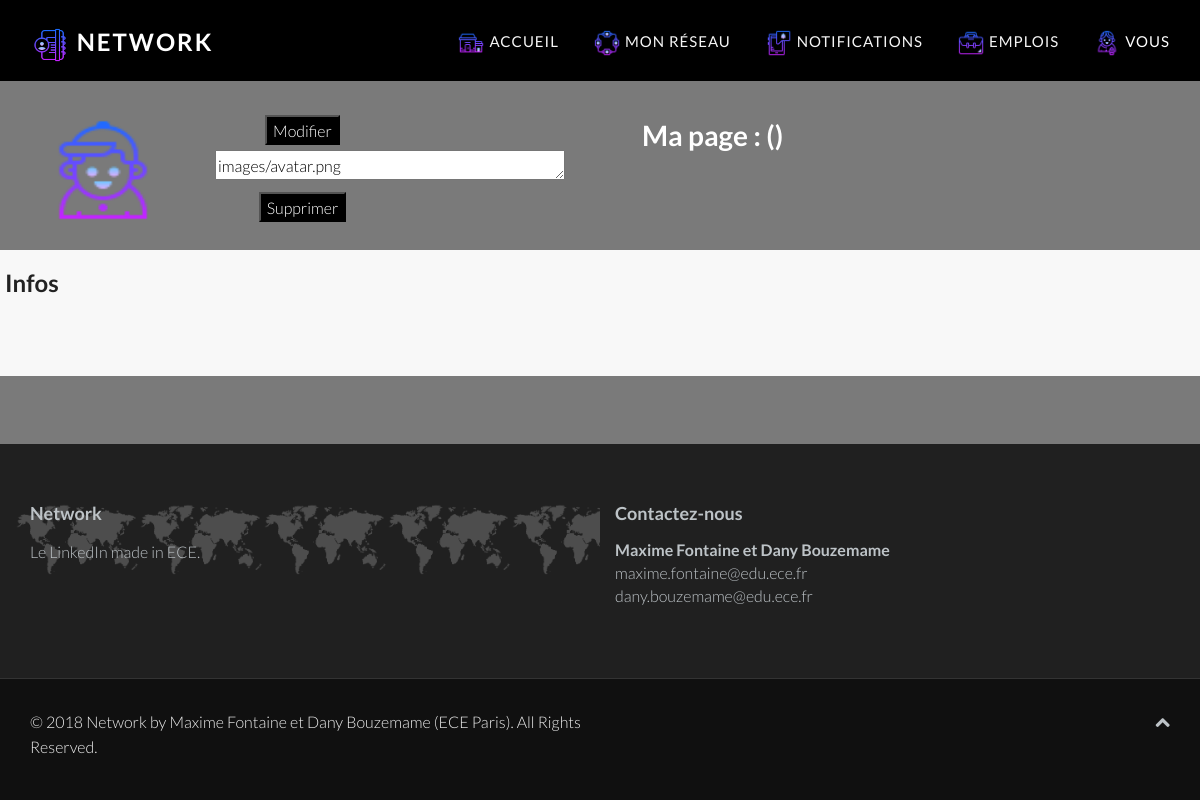
The app's page /modificationphoto.php with its own data.
### tables this page shows
CREATE TABLE IF NOT EXISTS `utilisateur` (
  `id` int(8) NOT NULL AUTO_INCREMENT,
  `nom` varchar(12) NOT NULL,
  `prenom` varchar(12) NOT NULL,
  `pseudo` varchar(12) NOT NULL,
  `email` varchar(32) NOT NULL,
  `chemin_profil` text NOT NULL,
  `chemin_fond` text NOT NULL,
  `type` int(11) DEFAULT NULL,
  PRIMARY KEY (`id`),
  UNIQUE KEY `pseudo` (`pseudo`),
  KEY `nom` (`nom`),
  KEY `prenom` (`prenom`),
  KEY `email` (`email`)
);

### configure.php (called while the page is built, shortened)
<?php
    $db_handle=mysqli_connect("127.0.0.1","root", "", "dischoolvery");
    $db_found = mysqli_select_db($db_handle,"dischoolvery");
?>

### modificationphoto.php (the view, shortened to what this page needs)
<!DOCTYPE html>
<html lang="en">
<head>
    <link href="css/bootstrap.min.css" rel="stylesheet">
    <link href="css/font-awesome.min.css" rel="stylesheet">
    <link href="css/pe-icons.css" rel="stylesheet">
    <link href="css/prettyPhoto.css" rel="stylesheet">
    <link href="css/animate.css" rel="stylesheet">
    <link href="css/style.css" rel="stylesheet">
    <link href="css/vous.css" rel="stylesheet">
</head>
<body>
      <header class="navbar navbar-inverse navbar-fixed-top " role="banner" style="background-color: rgba(0, 0, 0);">
        <div class="container">
            <div class="navbar-header">
                 <a class="navbar-brand" href="index.php"><h1><span></span><img src="images/icones/network.png" style="height: 40px; width: 40px;"> Network </h1></a>
            </div>
            <div class="collapse navbar-collapse">
                <ul class="nav navbar-nav navbar-right">
                    <li><a href="index.php"><img src="images/icones/home.png" style="height: 30px; width: 30px; margin: 3px;">Accueil</a></li>
                    <li><a href="monreseau.php"><img src="images/icones/reseau.png" style="height: 30px; width: 30px; margin: 3px;">Mon réseau</a></li>
                    <li><a href="notifications.php"><img src="images/icones/notifications.png" style="height: 30px; width: 30px; margin: 3px;">Notifications</a></li>
                    <li><a href="emploi.php"><img src="images/icones/emploi.png" style="height: 30px; width: 30px; margin: 3px;">Emplois</a></li>
                    <li class="dropdown active">
                        <a href="#" class="dropdown-toggle" data-toggle="dropdown"><img src="images/icones/vous.png" style="height: 30px; width: 30px; margin: 3px;">Vous <i class="icon-angle-down"></i></a>
                    </li>
                </ul>
            </div>
        </div>
    </header>
    <div id="content-wrapper" style="margin-top: 100px;">
            <?php
                 require 'configure.php' ;
                if($db_handle && $db_found){
                    $SQL1 = "SELECT * FROM utilisateur WHERE pseudo='".$_SESSION['pseudo']."'";
                    $result1 = mysqli_query($db_handle, $SQL1);
                    $db_field1=mysqli_fetch_assoc($result1);
                    echo '<div class="mapage">
                            <div class="row">
                                <div class="col-sm-2" style="margin-left: 10px;">
                                    <img src="'.$db_field1['chemin_profil'].'" style="height: 120px; width:140px;  margin-left:10px; margin-top:10px;">
                                </div>
                                <div class="col-sm-2">
                                <form method="post" action="modifierphoto.php" style="margin-right:0px; margin-left: 0px;">
                                    <input type="submit" value="Modifier" style="background-color: black; color: white; margin-top: 15px;  height: 30px; "/>
                                    <textarea style="height: 30px; width: 350px; margin-top: 5px; color: black;" name="chemin_profil" value="'.$db_field1['chemin_profil'].'">'.$db_field1['chemin_profil'].'</textarea>
                                </form>
                                <form method="post" action="suppressionphoto" style="margin-right:0px; ">
                                    <input type="submit" value="Supprimer" style="background-color: black; color: white; margin-top: 5px; height: 30px;"/>
                                </form>
                                </div>
                                <div class="col-sm-6" >
                                    <h1>Ma page : '.$db_field1['prenom'].' '.$db_field1['nom'].' ('.$_SESSION['pseudo'].')</h1>
                                </div>
                            </div>
                          </div>';
                    }
            ?>
        <section id="about-us" class="white" style="padding-top: 0; margin-top: 0px;">
            <div class="row " >
            <div class="col-sm-4 colgauche"><h3>Infos</h3></div>
            <div class="col-sm-8">
            </div>
            </div>
        </section>
        </div>
    <div id="footer-wrapper">
        <section id="bottom" class="">
            <div class="container">
                <div class="row">
                    <div class="col-md-6 col-sm-6 about-us-widget">
                        <h4>Network</h4>
                        <p>Le LinkedIn made in ECE.</p>
                    </div>
                    <div class="col-md-6 col-sm-6">
                        <h4>Contactez-nous</h4>
                        <address>
                            <strong>Maxime Fontaine et Dany Bouzemame</strong><br>
                            maxime.fontaine@edu.ece.fr<br>
                            dany.bouzemame@edu.ece.fr<br>
                        </address>
                    </div>
                </div>
            </div>
        </section>
        <footer id="footer" class="">
            <div class="container">
                <div class="row">
                    <div class="col-sm-6">
                        &copy; 2018 Network by Maxime Fontaine et Dany Bouzemame (ECE Paris). All Rights Reserved.
                    </div>
                    <div class="col-sm-6">
                        <ul class="pull-right">
                            <li><a id="gototop" class="gototop" href="#"><i class="fa fa-chevron-up"></i></a></li>
                        </ul>
                    </div>
                </div>
            </div>
        </footer>
    </div>
</body>
</html>

### css/vous.css (style rules this page uses)
h1 { color: white; font-size: 28px; }
.mapage { width: 100%; height: 150px; margin-top: 0px; text-align: center; color: white; }
h3 { margin-left: 5px; }

### records on screen
utilisateur: chemin_profil (placeholder picture), chemin_profil "images/avatar.png"
